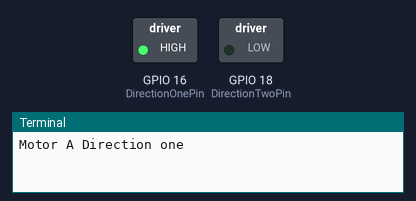
Recording of a program running on a simulated Raspberry Pi (BCM pin numbers). Parts: switched loads named in the program (green lamp = pin HIGH), the last lines printed to the terminal. At 4.0 s the program stops and its outputs stay as they are.

Above: at 0.1 s.
At 2.1 s:
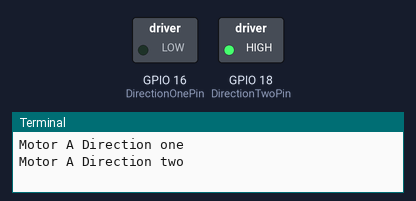
At 4.1 s:
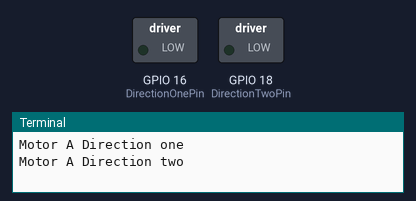
Timing chart, 0 to 5.5 s (numbered marks = the images above):
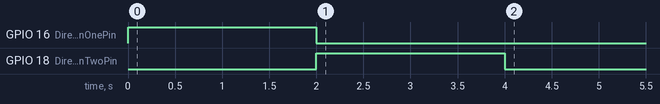

Measured:
- by itself, GPIO 16 (DirectionOnePin): LOW → HIGH at 0.00 s, → LOW 2.0 s later
- by itself, GPIO 18 (DirectionTwoPin): LOW → HIGH at 2.0 s, → LOW 2.0 s later

The program:

Motor1.py
```python
import RPi.GPIO as GPIO
import time
# We're using the physical board pin numbers

GPIO.setmode(GPIO.BCM)

# define which pins we are driving the L298N with

DirectionOnePin = 16

DirectionTwoPin = 18

# Define how we are using these pins

GPIO.setup(DirectionOnePin, GPIO.OUT)

GPIO.setup(DirectionTwoPin, GPIO.OUT)

print "Motor A Direction one"
GPIO.output(DirectionOnePin, GPIO.HIGH)

time.sleep(2)

GPIO.output(DirectionOnePin, GPIO.LOW)

print "Motor A Direction two"
GPIO.output(DirectionTwoPin, GPIO.HIGH)

time.sleep(2)

GPIO.output(DirectionTwoPin, GPIO.LOW)

# This command clears the configuration from the GPIO interface
GPIO.cleanup()
```
